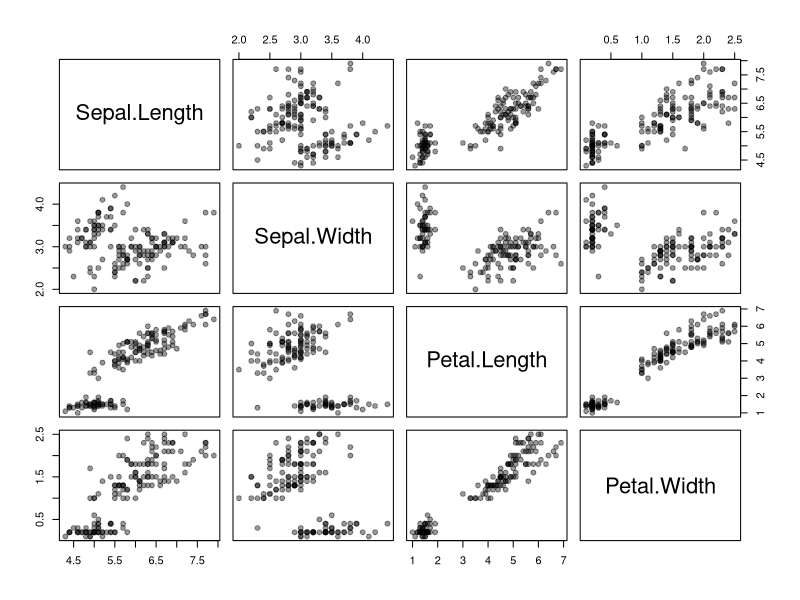
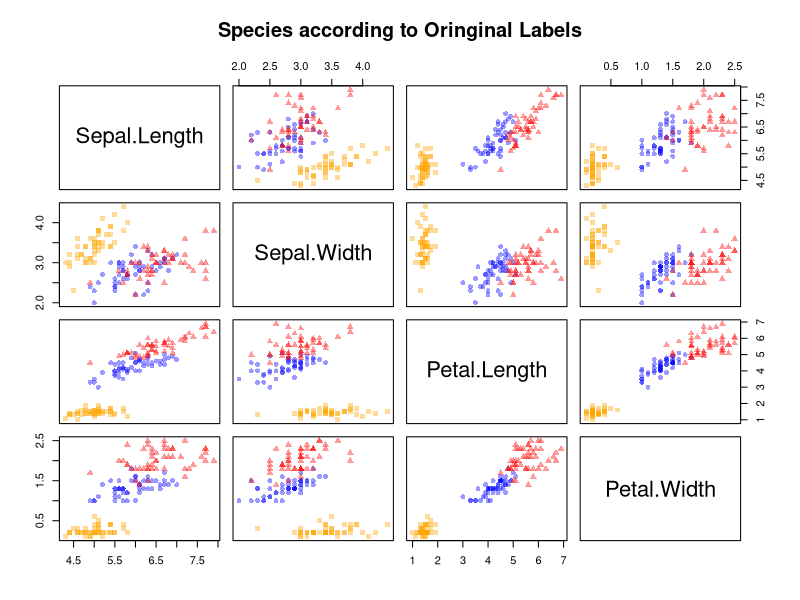
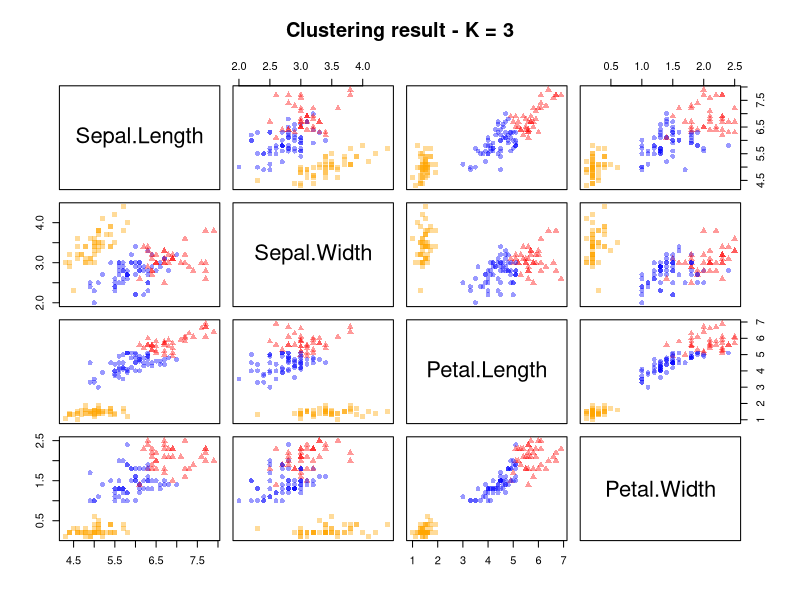

These figures' R source, in order:
## ---- chunk 1
library(tidyverse)

## ---- chunk 2
data(iris)

str(iris)
## ---- chunk 3
head(iris)
## ---- chunk 4
iris_raw <- iris[,-5]
## ---- chunk 5
pairs(iris_raw, pch=19, col = adjustcolor(1, 0.4))

## ---- chunk 6
fitted_kmeans <- kmeans(iris_raw, centers = 3, nstart = 20)

## ---- chunk 7
fitted_kmeans
## ---- chunk 8
iris$Species
## ---- chunk 9
fitted_kmeans$cluster
## ---- chunk 10
symb <- c(15, 16, 17)

iris$Species

symb[iris$Species]
## ---- chunk 11
par( mfrow = c(1,2) ) # split the plot window in 2 screens
symb <- c(15, 16, 17)
col <- c("orange", "blue", "red")



pairs(iris_raw, pch = symb[iris$Species], col = adjustcolor(col[iris$Species], 0.4), main = "Species according to Oringinal Labels")


pairs(iris_raw, pch = symb[fitted_kmeans$cluster], col = adjustcolor(col[fitted_kmeans$cluster], 0.4), main = "Clustering result - K = 3")


